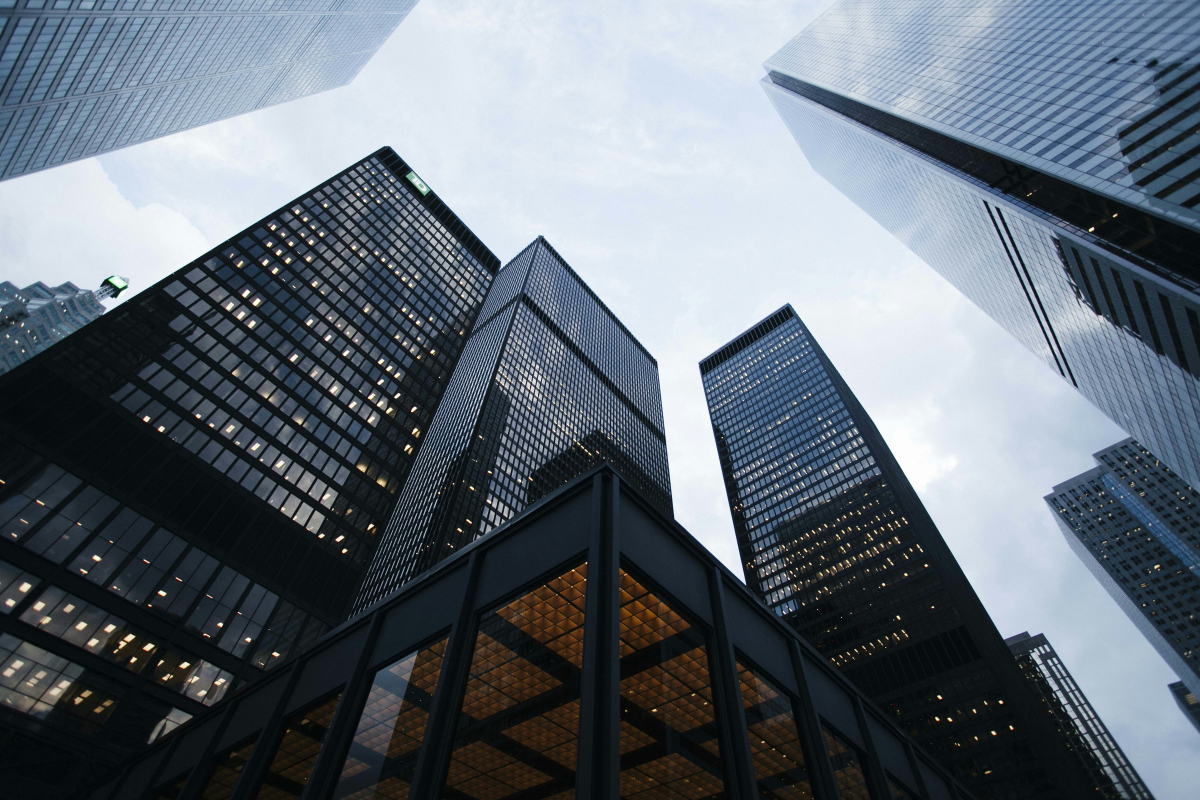
#> input picture app/assets/properties/commercial-space-butwal.jpg, 6000 x 4000 px (shown at 1/5 size); its folder holds 3 pictures in this run
$ python generate_property_thumbnails.py
#> lines starting #> are read from the running program, lines starting #| are printed output that depends on the picture
#!/usr/bin/env python3

from pathlib import Path

from PIL import Image, ImageOps


ROOT_DIR = Path(__file__).resolve().parents[1]
PROPERTIES_DIR = ROOT_DIR / "app" / "assets" / "properties"
THUMB_MAX_WIDTH = 640
THUMB_QUALITY = 82


def thumbnail_path(original_path: Path) -> Path:
    return original_path.with_name(f"{original_path.stem}-thumb.webp")


def resize_for_thumbnail(image: Image.Image) -> Image.Image:
    if image.width <= THUMB_MAX_WIDTH:
        return image

    target_height = round(image.height * THUMB_MAX_WIDTH / image.width)
    return image.resize((THUMB_MAX_WIDTH, target_height), Image.Resampling.LANCZOS)


def generate_thumbnail(original_path: Path) -> Path:
    target_path = thumbnail_path(original_path)

    with Image.open(original_path) as image:
#> image is the input picture: PIL image 6000x4000 RGB; mean R, G, B 100.3, 109.5, 119
        image = ImageOps.exif_transpose(image).convert("RGB")
        image = resize_for_thumbnail(image)
#> in resize_for_thumbnail, `return image.resize((THUMB_MAX_WIDTH, target_height), Image.Resampling..`:
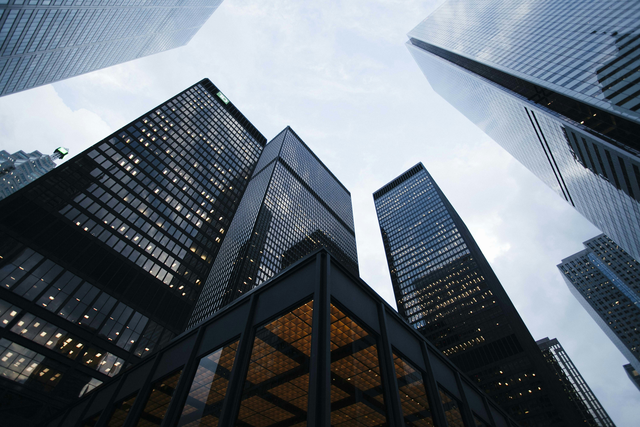
#> returned value: PIL image 640x427 RGB; mean R, G, B 100.3, 109.5, 119
        image.save(target_path, format="WEBP", quality=THUMB_QUALITY, method=6)

    return target_path


def main() -> None:
    originals = sorted(PROPERTIES_DIR.glob("*.jpg"))
    if not originals:
        print("No property images found")
        return

    for original_path in originals:
        target_path = generate_thumbnail(original_path)
        print(f"Generated {target_path.relative_to(ROOT_DIR)}")


if __name__ == "__main__":
    main()
